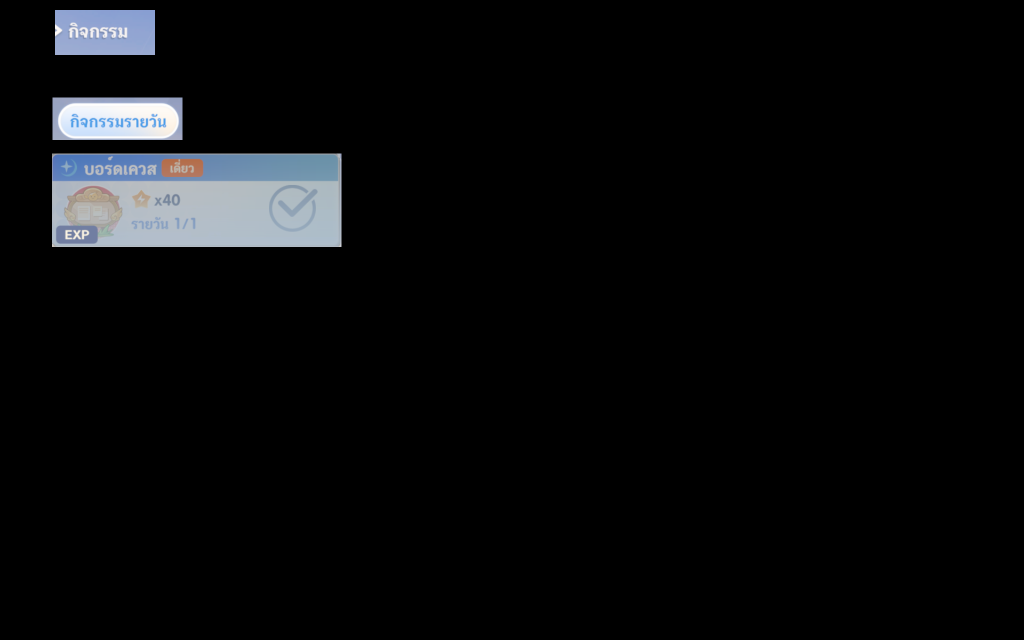
#> input picture tests/fixtures/board_completed.png, 2048 x 1280 px (shown at 1/2 size)
$ python -i home_status.py   (imports and definitions only)
#> lines starting #> are read from the running program, lines starting #| are printed output that depends on the picture
#> further down, picture is the input picture: shape (1280, 2048, 3); mean B, G, R 11, 10, 9.2
### detect_activity.py
"""Read-only activity button detector. Does not send keyboard/mouse input."""
import argparse
import json
import time
from pathlib import Path

import cv2
import numpy as np

ROOT = Path(__file__).resolve().parent


def read_image(path):
    image = cv2.imdecode(np.fromfile(str(path), dtype=np.uint8), cv2.IMREAD_COLOR)
    if image is None:
        raise ValueError(f"Cannot read image: {path}")
    return image


# [64 lines left out: functions detect, main, not called in this run]


# [2 lines that do not run on import are left out]

### home_status.py
"""Home entry detection. Uniform scaling preserves both 16:9 and 16:10 UI."""
from functools import lru_cache
import cv2
import numpy as np
from detect_activity import ROOT, read_image


@lru_cache(maxsize=8)
def template(name):
    return cv2.cvtColor(read_image(ROOT/'assets/templates'/f'{name}.png'), cv2.COLOR_BGR2GRAY)


def home_state(frame):
    h,w=frame.shape[:2]
#> h = 1280; w = 2048
    if not 1.5 <= w/h <= 1.9:
        return {'state':'unsupported_aspect'}
    scale=w/1920
#> scale = 1.07
    gray=cv2.cvtColor(cv2.resize(frame,(1920,round(h/scale))),cv2.COLOR_BGR2GRAY)
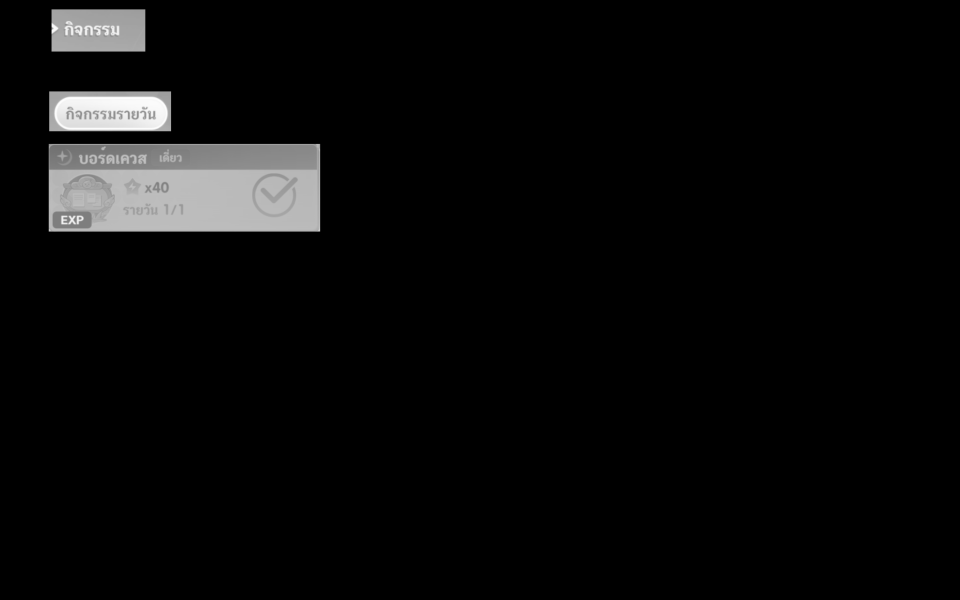
#> gray: shape (1200, 1920) (shown at 1/2 size); min 0, max 254, mean 9.9
    nh=gray.shape[0]
#> nh = 1200
    def find(name,roi):
#> called with name = 'home_heading', roi = (70, 0, 350, 150)
        x,y,r,b=roi
        crop=gray[y:b,x:r]
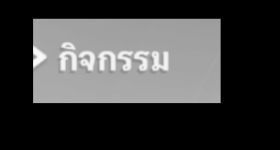
#> crop: shape (150, 280); min 0, max 249, mean 64.2
        best=(0.,[0,0,0,0])
        for s in np.arange(.80,1.261,.02):
            t=cv2.resize(template(name),None,fx=float(s),fy=float(s))
            th,tw=t.shape
            if crop.shape[0]<th or crop.shape[1]<tw: continue
            _,score,_,pos=cv2.minMaxLoc(cv2.matchTemplate(crop,t,cv2.TM_CCOEFF_NORMED))
            if score>best[0]:
                best=(float(score),[round(v*scale) for v in (x+pos[0],y+pos[1],tw,th)])
        return best
    heading=find('home_heading',(70,0,350,150))
    back=find('home_return',(1450,int(nh*.70),1920,nh))
    if min(heading[0],back[0])>=.90:
        return {'state':'return_home','score':min(heading[0],back[0]),'box':back[1]}
    menu=find('home_menu',(1450,int(nh*.55),1900,int(nh*.96)))
    if menu[0]>=.93:
        return {'state':'home_menu','score':menu[0],'box':menu[1]}
    return {'state':'not_visible_or_unverified','score':max(menu[0],back[0])}

>>> import cv2
>>> picture = cv2.imread('tests/fixtures/board_completed.png')
#> (the run stopped early here; a loop or call above may not have finished)
